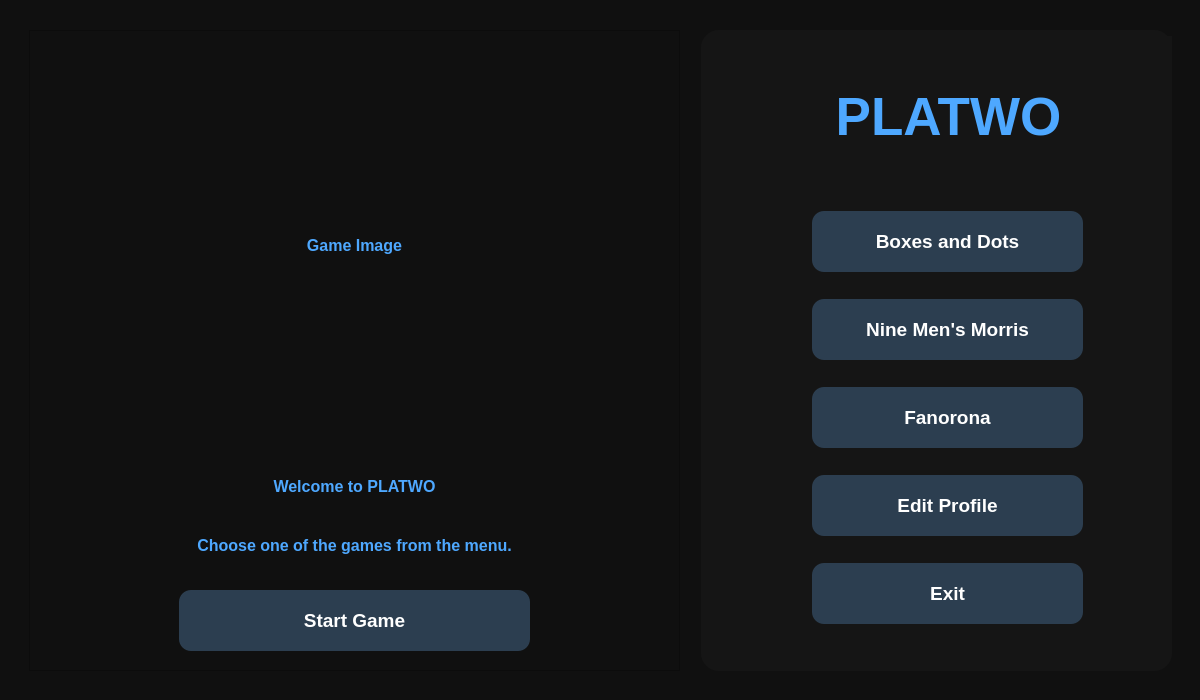
<?xml version="1.0" encoding="UTF-8"?>
<ui version="4.0">
 <class>MainWindow</class>
 <widget class="QWidget" name="MainWindow">
  <property name="geometry">
   <rect>
    <x>0</x>
    <y>0</y>
    <width>1200</width>
    <height>700</height>
   </rect>
  </property>
  <property name="minimumSize">
   <size>
    <width>1200</width>
    <height>700</height>
   </size>
  </property>
  <property name="maximumSize">
   <size>
    <width>1200</width>
    <height>700</height>
   </size>
  </property>
  <property name="windowTitle">
   <string>PLATWO</string>
  </property>
  <property name="styleSheet">
   <string notr="true">background-color:#101010;</string>
  </property>
  <widget class="QWidget" name="horizontalLayoutWidget">
   <property name="geometry">
    <rect>
     <x>29</x>
     <y>30</y>
     <width>651</width>
     <height>641</height>
    </rect>
   </property>
   <layout class="QHBoxLayout" name="horizontalLayout">
    <item>
     <widget class="QFrame" name="previewFrame">
      <property name="styleSheet">
       <string notr="true"/>
      </property>
      <property name="frameShape">
       <enum>QFrame::Shape::StyledPanel</enum>
      </property>
      <property name="frameShadow">
       <enum>QFrame::Shadow::Raised</enum>
      </property>
      <widget class="QLabel" name="gameImage">
       <property name="geometry">
        <rect>
         <x>20</x>
         <y>20</y>
         <width>611</width>
         <height>391</height>
        </rect>
       </property>
       <property name="font">
        <font>
         <pointsize>12</pointsize>
         <bold>true</bold>
        </font>
       </property>
       <property name="styleSheet">
        <string notr="true">color:#4EA8FF;</string>
       </property>
       <property name="text">
        <string>Game Image</string>
       </property>
       <property name="alignment">
        <set>Qt::AlignmentFlag::AlignCenter</set>
       </property>
      </widget>
      <widget class="QPushButton" name="startGameButton">
       <property name="geometry">
        <rect>
         <x>150</x>
         <y>560</y>
         <width>351</width>
         <height>61</height>
        </rect>
       </property>
       <property name="styleSheet">
        <string notr="true">QPushButton{

background:#2C3E50;

color:white;

border:none;

border-radius:12px;

min-height:50px;

font-size:14pt;

font-weight:bold;

}

QPushButton:hover{

background:#3A86FF;

}

QPushButton:pressed{

background:#2563EB;

}</string>
       </property>
       <property name="text">
        <string>Start Game</string>
       </property>
      </widget>
      <widget class="QWidget" name="layoutWidget">
       <property name="geometry">
        <rect>
         <x>90</x>
         <y>430</y>
         <width>471</width>
         <height>111</height>
        </rect>
       </property>
       <layout class="QVBoxLayout" name="verticalLayout_2">
        <item>
         <widget class="QLabel" name="gameTitle">
          <property name="font">
           <font>
            <pointsize>12</pointsize>
            <bold>true</bold>
           </font>
          </property>
          <property name="styleSheet">
           <string notr="true">color:#4EA8FF;</string>
          </property>
          <property name="text">
           <string>Welcome to PLATWO</string>
          </property>
          <property name="alignment">
           <set>Qt::AlignmentFlag::AlignCenter</set>
          </property>
         </widget>
        </item>
        <item>
         <widget class="QLabel" name="gameDescription">
          <property name="font">
           <font>
            <pointsize>12</pointsize>
            <bold>true</bold>
           </font>
          </property>
          <property name="styleSheet">
           <string notr="true">color:#4EA8FF;</string>
          </property>
          <property name="text">
           <string>Choose one of the games from the menu.</string>
          </property>
          <property name="alignment">
           <set>Qt::AlignmentFlag::AlignCenter</set>
          </property>
          <property name="wordWrap">
           <bool>true</bool>
          </property>
         </widget>
        </item>
       </layout>
      </widget>
     </widget>
    </item>
   </layout>
  </widget>
  <widget class="QFrame" name="menuFrame">
   <property name="geometry">
    <rect>
     <x>701</x>
     <y>30</y>
     <width>471</width>
     <height>641</height>
    </rect>
   </property>
   <property name="styleSheet">
    <string notr="true">QFrame{

background:#151515;

border-radius:18px;

}</string>
   </property>
   <property name="frameShape">
    <enum>QFrame::Shape::StyledPanel</enum>
   </property>
   <property name="frameShadow">
    <enum>QFrame::Shadow::Raised</enum>
   </property>
   <widget class="QLabel" name="titleLabel">
    <property name="geometry">
     <rect>
      <x>7</x>
      <y>6</y>
      <width>481</width>
      <height>161</height>
     </rect>
    </property>
    <property name="font">
     <font>
      <pointsize>40</pointsize>
      <bold>true</bold>
     </font>
    </property>
    <property name="styleSheet">
     <string notr="true">color:#4EA8FF;</string>
    </property>
    <property name="text">
     <string>PLATWO</string>
    </property>
    <property name="alignment">
     <set>Qt::AlignmentFlag::AlignCenter</set>
    </property>
   </widget>
   <widget class="QPushButton" name="exitButton">
    <property name="geometry">
     <rect>
      <x>111</x>
      <y>533</y>
      <width>271</width>
      <height>61</height>
     </rect>
    </property>
    <property name="styleSheet">
     <string notr="true">QPushButton{

background:#2C3E50;

color:white;

border:none;

border-radius:12px;

min-height:50px;

font-size:14pt;

font-weight:bold;

}

QPushButton:hover{

background:#3A86FF;

}

QPushButton:pressed{

background:#2563EB;

}</string>
    </property>
    <property name="text">
     <string>Exit</string>
    </property>
   </widget>
   <widget class="QPushButton" name="profileButton">
    <property name="geometry">
     <rect>
      <x>111</x>
      <y>445</y>
      <width>271</width>
      <height>61</height>
     </rect>
    </property>
    <property name="styleSheet">
     <string notr="true">QPushButton{

background:#2C3E50;

color:white;

border:none;

border-radius:12px;

min-height:50px;

font-size:14pt;

font-weight:bold;

}

QPushButton:hover{

background:#3A86FF;

}

QPushButton:pressed{

background:#2563EB;

}</string>
    </property>
    <property name="text">
     <string>Edit Profile</string>
    </property>
   </widget>
   <widget class="QPushButton" name="boxesButton">
    <property name="geometry">
     <rect>
      <x>111</x>
      <y>181</y>
      <width>271</width>
      <height>61</height>
     </rect>
    </property>
    <property name="styleSheet">
     <string notr="true">QPushButton{

background:#2C3E50;

color:white;

border:none;

border-radius:12px;

min-height:50px;

font-size:14pt;

font-weight:bold;

}

QPushButton:hover{

background:#3A86FF;

}

QPushButton:pressed{

background:#2563EB;

}</string>
    </property>
    <property name="text">
     <string>Boxes and Dots</string>
    </property>
   </widget>
   <widget class="QPushButton" name="fanoronaButton">
    <property name="geometry">
     <rect>
      <x>111</x>
      <y>357</y>
      <width>271</width>
      <height>61</height>
     </rect>
    </property>
    <property name="styleSheet">
     <string notr="true">QPushButton{

background:#2C3E50;

color:white;

border:none;

border-radius:12px;

min-height:50px;

font-size:14pt;

font-weight:bold;

}

QPushButton:hover{

background:#3A86FF;

}

QPushButton:pressed{

background:#2563EB;

}</string>
    </property>
    <property name="text">
     <string>Fanorona</string>
    </property>
   </widget>
   <widget class="QPushButton" name="morrisButton">
    <property name="geometry">
     <rect>
      <x>111</x>
      <y>269</y>
      <width>271</width>
      <height>61</height>
     </rect>
    </property>
    <property name="styleSheet">
     <string notr="true">QPushButton{

background:#2C3E50;

color:white;

border:none;

border-radius:12px;

min-height:50px;

font-size:14pt;

font-weight:bold;

}

QPushButton:hover{

background:#3A86FF;

}

QPushButton:pressed{

background:#2563EB;

}</string>
    </property>
    <property name="text">
     <string>Nine Men's Morris</string>
    </property>
   </widget>
  </widget>
 </widget>
 <resources/>
 <connections/>
</ui>
